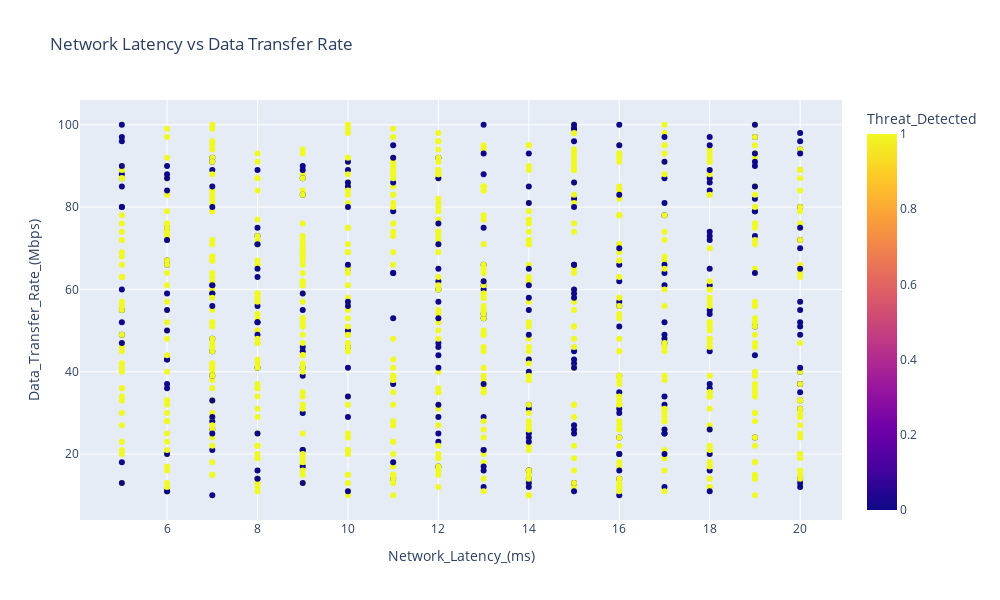

This figure's notebook cell:
### Markdown cell above
### 4.Latency vs. Threat Detected

### Code cell
fig4 = px.scatter(dataset, x='Network_Latency_(ms)', y='Data_Transfer_Rate_(Mbps)',
                 color='Threat_Detected',
                 title='Network Latency vs Data Transfer Rate')
fig4.update_layout(width=1000,height=600)
fig4.show()

### Figure 1 — Plotly figure (JSON) as saved in the notebook; plotly's stock layout.template omitted (floating-point values rounded to 4 significant figures; data arrays with more than 128 entries replaced by an {"elided": "..."} marker saying what was removed)
{"data": [{"hovertemplate": "Network_Latency_(ms)=%{x}<br>Data_Transfer_Rate_(Mbps)=%{y}<br>Threat_Detected=%{marker.color}<extra></extra>", "legendgroup": "", "marker": {"color": {"elided": "1000 int values"}, "coloraxis": "coloraxis", "symbol": "circle"}, "mode": "markers", "name": "", "orientation": "v", "showlegend": false, "type": "scatter", "x": {"elided": "1000 int values"}, "xaxis": "x", "y": {"elided": "1000 int values"}, "yaxis": "y"}], "layout": {"coloraxis": {"colorbar": {"title": {"text": "Threat_Detected"}}, "colorscale": [[0, "#0d0887"], [0.1111, "#46039f"], [0.2222, "#7201a8"], [0.3333, "#9c179e"], [0.4444, "#bd3786"], [0.5556, "#d8576b"], [0.6667, "#ed7953"], [0.7778, "#fb9f3a"], [0.8889, "#fdca26"], [1, "#f0f921"]]}, "height": 600, "legend": {"tracegroupgap": 0}, "title": {"text": "Network Latency vs Data Transfer Rate"}, "width": 1000, "xaxis": {"anchor": "y", "domain": [0, 1], "title": {"text": "Network_Latency_(ms)"}}, "yaxis": {"anchor": "x", "domain": [0, 1], "title": {"text": "Data_Transfer_Rate_(Mbps)"}}}}
